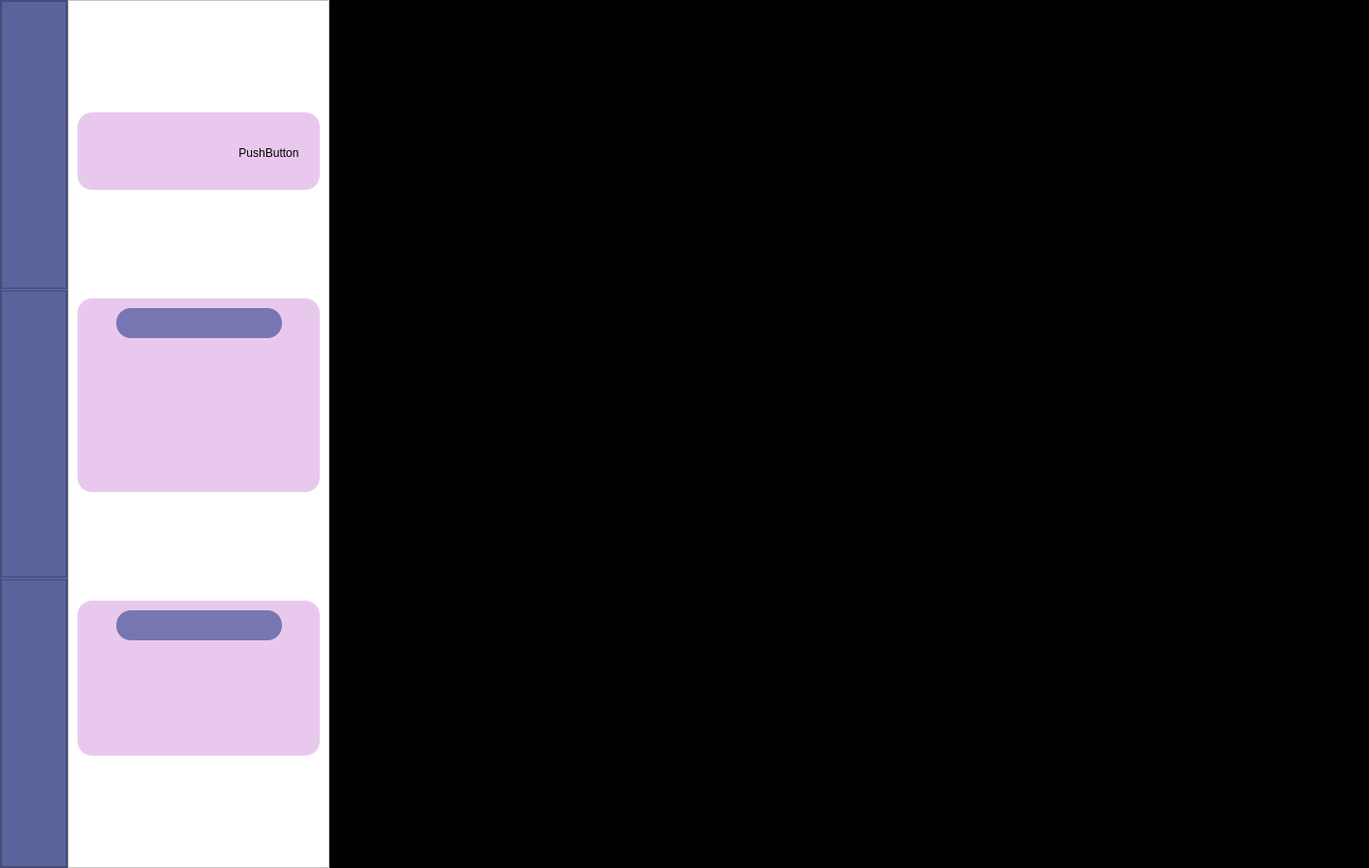
<?xml version="1.0" encoding="UTF-8"?>
<ui version="4.0">
 <class>MainWindow</class>
 <widget class="QMainWindow" name="MainWindow">
  <property name="geometry">
   <rect>
    <x>0</x>
    <y>0</y>
    <width>1413</width>
    <height>896</height>
   </rect>
  </property>
  <property name="minimumSize">
   <size>
    <width>800</width>
    <height>600</height>
   </size>
  </property>
  <property name="maximumSize">
   <size>
    <width>1920</width>
    <height>1080</height>
   </size>
  </property>
  <property name="cursor">
   <cursorShape>ArrowCursor</cursorShape>
  </property>
  <property name="windowTitle">
   <string>MainWindow</string>
  </property>
  <widget class="QWidget" name="centralwidget">
   <layout class="QHBoxLayout" name="horizontalLayout">
    <property name="spacing">
     <number>0</number>
    </property>
    <property name="leftMargin">
     <number>0</number>
    </property>
    <property name="topMargin">
     <number>0</number>
    </property>
    <property name="rightMargin">
     <number>0</number>
    </property>
    <property name="bottomMargin">
     <number>0</number>
    </property>
    <item>
     <widget class="QFrame" name="frame">
      <property name="minimumSize">
       <size>
        <width>70</width>
        <height>0</height>
       </size>
      </property>
      <property name="maximumSize">
       <size>
        <width>70</width>
        <height>16777215</height>
       </size>
      </property>
      <property name="styleSheet">
       <string notr="true">background-color:rgb(90, 99, 156)</string>
      </property>
      <property name="frameShape">
       <enum>QFrame::StyledPanel</enum>
      </property>
      <property name="frameShadow">
       <enum>QFrame::Raised</enum>
      </property>
      <layout class="QVBoxLayout" name="verticalLayout_2">
       <property name="spacing">
        <number>2</number>
       </property>
       <property name="leftMargin">
        <number>0</number>
       </property>
       <property name="topMargin">
        <number>0</number>
       </property>
       <property name="rightMargin">
        <number>0</number>
       </property>
       <property name="bottomMargin">
        <number>0</number>
       </property>
       <item>
        <widget class="QFrame" name="frame_9">
         <property name="frameShape">
          <enum>QFrame::StyledPanel</enum>
         </property>
         <property name="frameShadow">
          <enum>QFrame::Raised</enum>
         </property>
        </widget>
       </item>
       <item>
        <widget class="QFrame" name="frame_10">
         <property name="frameShape">
          <enum>QFrame::StyledPanel</enum>
         </property>
         <property name="frameShadow">
          <enum>QFrame::Raised</enum>
         </property>
         <layout class="QVBoxLayout" name="verticalLayout_3">
          <item>
           <widget class="QPushButton" name="pushButton">
            <property name="minimumSize">
             <size>
              <width>50</width>
              <height>50</height>
             </size>
            </property>
            <property name="maximumSize">
             <size>
              <width>50</width>
              <height>50</height>
             </size>
            </property>
            <property name="styleSheet">
             <string notr="true">border:0px;</string>
            </property>
            <property name="text">
             <string/>
            </property>
            <property name="icon">
             <iconset>
              <normaloff>../Assets/database_white.png</normaloff>../Assets/database_white.png</iconset>
            </property>
            <property name="iconSize">
             <size>
              <width>50</width>
              <height>50</height>
             </size>
            </property>
           </widget>
          </item>
          <item>
           <widget class="QPushButton" name="pushButton_27">
            <property name="minimumSize">
             <size>
              <width>50</width>
              <height>50</height>
             </size>
            </property>
            <property name="maximumSize">
             <size>
              <width>50</width>
              <height>50</height>
             </size>
            </property>
            <property name="styleSheet">
             <string notr="true">border:0px;</string>
            </property>
            <property name="text">
             <string/>
            </property>
            <property name="icon">
             <iconset>
              <normaloff>../Assets/display_purple.png</normaloff>../Assets/display_purple.png</iconset>
            </property>
            <property name="iconSize">
             <size>
              <width>50</width>
              <height>50</height>
             </size>
            </property>
           </widget>
          </item>
          <item>
           <widget class="QPushButton" name="pushButton_26">
            <property name="minimumSize">
             <size>
              <width>50</width>
              <height>50</height>
             </size>
            </property>
            <property name="maximumSize">
             <size>
              <width>50</width>
              <height>50</height>
             </size>
            </property>
            <property name="styleSheet">
             <string notr="true">border:0px;</string>
            </property>
            <property name="text">
             <string/>
            </property>
            <property name="icon">
             <iconset>
              <normaloff>../Assets/addDicom_white.png</normaloff>../Assets/addDicom_white.png</iconset>
            </property>
            <property name="iconSize">
             <size>
              <width>50</width>
              <height>50</height>
             </size>
            </property>
           </widget>
          </item>
         </layout>
        </widget>
       </item>
       <item>
        <widget class="QFrame" name="frame_11">
         <property name="frameShape">
          <enum>QFrame::StyledPanel</enum>
         </property>
         <property name="frameShadow">
          <enum>QFrame::Raised</enum>
         </property>
        </widget>
       </item>
      </layout>
     </widget>
    </item>
    <item>
     <widget class="QFrame" name="frame_2">
      <property name="maximumSize">
       <size>
        <width>270</width>
        <height>16777215</height>
       </size>
      </property>
      <property name="styleSheet">
       <string notr="true">background-color: rgb(255, 255, 255)</string>
      </property>
      <property name="frameShape">
       <enum>QFrame::StyledPanel</enum>
      </property>
      <property name="frameShadow">
       <enum>QFrame::Raised</enum>
      </property>
      <layout class="QVBoxLayout" name="verticalLayout">
       <item>
        <widget class="QFrame" name="frame_4">
         <property name="minimumSize">
          <size>
           <width>250</width>
           <height>80</height>
          </size>
         </property>
         <property name="maximumSize">
          <size>
           <width>250</width>
           <height>80</height>
          </size>
         </property>
         <property name="styleSheet">
          <string notr="true">background-color: rgb(232, 201, 237);
border-radius: 15px;</string>
         </property>
         <property name="frameShape">
          <enum>QFrame::StyledPanel</enum>
         </property>
         <property name="frameShadow">
          <enum>QFrame::Raised</enum>
         </property>
         <widget class="QPushButton" name="pushButton_2">
          <property name="geometry">
           <rect>
            <x>160</x>
            <y>30</y>
            <width>75</width>
            <height>23</height>
           </rect>
          </property>
          <property name="text">
           <string>PushButton</string>
          </property>
         </widget>
        </widget>
       </item>
       <item>
        <widget class="QFrame" name="frame_6">
         <property name="minimumSize">
          <size>
           <width>250</width>
           <height>200</height>
          </size>
         </property>
         <property name="maximumSize">
          <size>
           <width>250</width>
           <height>200</height>
          </size>
         </property>
         <property name="styleSheet">
          <string notr="true">background-color: rgb(232, 201, 237);
border-radius: 15px;</string>
         </property>
         <property name="frameShape">
          <enum>QFrame::StyledPanel</enum>
         </property>
         <property name="frameShadow">
          <enum>QFrame::Raised</enum>
         </property>
         <widget class="QLabel" name="label_2">
          <property name="geometry">
           <rect>
            <x>40</x>
            <y>10</y>
            <width>171</width>
            <height>31</height>
           </rect>
          </property>
          <property name="styleSheet">
           <string notr="true">font: 87 16pt &quot;Roboto&quot; &quot;bold&quot;;
background-color: rgb(119, 118, 179);
color:#FFFFFF</string>
          </property>
          <property name="text">
           <string/>
          </property>
          <property name="textFormat">
           <enum>Qt::AutoText</enum>
          </property>
          <property name="alignment">
           <set>Qt::AlignCenter</set>
          </property>
         </widget>
         <widget class="QListView" name="listView">
          <property name="geometry">
           <rect>
            <x>20</x>
            <y>50</y>
            <width>211</width>
            <height>141</height>
           </rect>
          </property>
         </widget>
        </widget>
       </item>
       <item>
        <widget class="QFrame" name="frame_8">
         <property name="minimumSize">
          <size>
           <width>250</width>
           <height>160</height>
          </size>
         </property>
         <property name="maximumSize">
          <size>
           <width>250</width>
           <height>160</height>
          </size>
         </property>
         <property name="styleSheet">
          <string notr="true">background-color: rgb(232, 201, 237);
border-radius: 15px;</string>
         </property>
         <property name="frameShape">
          <enum>QFrame::StyledPanel</enum>
         </property>
         <property name="frameShadow">
          <enum>QFrame::Raised</enum>
         </property>
         <widget class="QLabel" name="label_4">
          <property name="geometry">
           <rect>
            <x>40</x>
            <y>10</y>
            <width>171</width>
            <height>31</height>
           </rect>
          </property>
          <property name="styleSheet">
           <string notr="true">font: 87 16pt &quot;Roboto&quot; &quot;bold&quot;;
background-color: rgb(119, 118, 179);
color:#FFFFFF</string>
          </property>
          <property name="text">
           <string/>
          </property>
          <property name="textFormat">
           <enum>Qt::AutoText</enum>
          </property>
          <property name="alignment">
           <set>Qt::AlignCenter</set>
          </property>
         </widget>
         <widget class="QListView" name="listView_2">
          <property name="geometry">
           <rect>
            <x>20</x>
            <y>50</y>
            <width>211</width>
            <height>91</height>
           </rect>
          </property>
         </widget>
        </widget>
       </item>
      </layout>
     </widget>
    </item>
    <item>
     <widget class="QFrame" name="frame_3">
      <property name="minimumSize">
       <size>
        <width>1100</width>
        <height>0</height>
       </size>
      </property>
      <property name="maximumSize">
       <size>
        <width>16777215</width>
        <height>16777215</height>
       </size>
      </property>
      <property name="cursor">
       <cursorShape>ArrowCursor</cursorShape>
      </property>
      <property name="styleSheet">
       <string notr="true">background-color: rgb(0, 0, 0)</string>
      </property>
      <property name="frameShape">
       <enum>QFrame::StyledPanel</enum>
      </property>
      <property name="frameShadow">
       <enum>QFrame::Raised</enum>
      </property>
     </widget>
    </item>
   </layout>
  </widget>
 </widget>
 <resources/>
 <connections/>
</ui>
